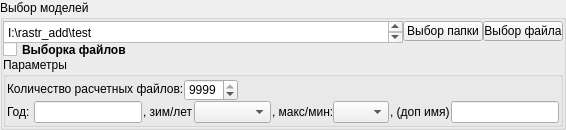
           <widget class="QGroupBox" name="gb_initial_models">
            <property name="sizePolicy">
             <sizepolicy hsizetype="Preferred" vsizetype="Fixed">
              <horstretch>0</horstretch>
              <verstretch>0</verstretch>
             </sizepolicy>
            </property>
            <property name="minimumSize">
             <size>
              <width>100</width>
              <height>0</height>
             </size>
            </property>
            <property name="maximumSize">
             <size>
              <width>16777215</width>
              <height>180</height>
             </size>
            </property>
            <property name="font">
             <font>
              <weight>50</weight>
              <bold>false</bold>
             </font>
            </property>
            <property name="title">
             <string>Выбор моделей</string>
            </property>
            <property name="flat">
             <bool>false</bool>
            </property>
            <property name="checkable">
             <bool>false</bool>
            </property>
            <property name="checked">
             <bool>false</bool>
            </property>
            <layout class="QVBoxLayout" name="verticalLayout_12">
             <property name="spacing">
              <number>0</number>
             </property>
             <property name="leftMargin">
              <number>0</number>
             </property>
             <property name="topMargin">
              <number>0</number>
             </property>
             <property name="rightMargin">
              <number>0</number>
             </property>
             <property name="bottomMargin">
              <number>0</number>
             </property>
             <item>
              <layout class="QHBoxLayout" name="horizontalLayout_3">
               <item>
                <widget class="QPlainTextEdit" name="te_path_initial_models">
                 <property name="enabled">
                  <bool>true</bool>
                 </property>
                 <property name="sizePolicy">
                  <sizepolicy hsizetype="Expanding" vsizetype="Expanding">
                   <horstretch>0</horstretch>
                   <verstretch>0</verstretch>
                  </sizepolicy>
                 </property>
                 <property name="minimumSize">
                  <size>
                   <width>300</width>
                   <height>22</height>
                  </size>
                 </property>
                 <property name="maximumSize">
                  <size>
                   <width>10000</width>
                   <height>20</height>
                  </size>
                 </property>
                 <property name="baseSize">
                  <size>
                   <width>0</width>
                   <height>35</height>
                  </size>
                 </property>
                 <property name="plainText">
                  <string>I:\rastr_add\test</string>
                 </property>
                </widget>
               </item>
               <item>
                <widget class="QPushButton" name="b_choice_path_folder">
                 <property name="maximumSize">
                  <size>
                   <width>80</width>
                   <height>20</height>
                  </size>
                 </property>
                 <property name="text">
                  <string>Выбор папки</string>
                 </property>
                </widget>
               </item>
               <item>
                <widget class="QPushButton" name="b_choice_path_file">
                 <property name="maximumSize">
                  <size>
                   <width>80</width>
                   <height>20</height>
                  </size>
                 </property>
                 <property name="text">
                  <string>Выбор файла</string>
                 </property>
                </widget>
               </item>
              </layout>
             </item>
             <item>
              <widget class="QCheckBox" name="cb_filter">
               <property name="maximumSize">
                <size>
                 <width>16777215</width>
                 <height>15</height>
                </size>
               </property>
               <property name="font">
                <font>
                 <weight>75</weight>
                 <bold>true</bold>
                </font>
               </property>
               <property name="text">
                <string>Выборка файлов</string>
               </property>
               <property name="checked">
                <bool>false</bool>
               </property>
              </widget>
             </item>
             <item>
              <widget class="QGroupBox" name="gb_filter">
               <property name="minimumSize">
                <size>
                 <width>1</width>
                 <height>60</height>
                </size>
               </property>
               <property name="maximumSize">
                <size>
                 <width>16777215</width>
                 <height>70</height>
                </size>
               </property>
               <property name="title">
                <string>Параметры</string>
               </property>
               <layout class="QVBoxLayout" name="verticalLayout_10">
                <property name="spacing">
                 <number>1</number>
                </property>
                <property name="sizeConstraint">
                 <enum>QLayout::SetNoConstraint</enum>
                </property>
                <property name="leftMargin">
                 <number>1</number>
                </property>
                <property name="topMargin">
                 <number>1</number>
                </property>
                <property name="rightMargin">
                 <number>1</number>
                </property>
                <property name="bottomMargin">
                 <number>1</number>
                </property>
                <item>
                 <layout class="QHBoxLayout" name="horizontalLayout_23">
                  <property name="spacing">
                   <number>0</number>
                  </property>
                  <property name="sizeConstraint">
                   <enum>QLayout::SetMinimumSize</enum>
                  </property>
                  <item>
                   <widget class="QLabel" name="label_27">
                    <property name="maximumSize">
                     <size>
                      <width>16777215</width>
                      <height>20</height>
                     </size>
                    </property>
                    <property name="text">
                     <string>Количество расчетных файлов:</string>
                    </property>
                   </widget>
                  </item>
                  <item>
                   <widget class="QSpinBox" name="sb_count_file">
                    <property name="minimumSize">
                     <size>
                      <width>0</width>
                      <height>22</height>
                     </size>
                    </property>
                    <property name="maximumSize">
                     <size>
                      <width>100</width>
                      <height>20</height>
                     </size>
                    </property>
                    <property name="maximum">
                     <number>9999</number>
                    </property>
                    <property name="value">
                     <number>9999</number>
                    </property>
                   </widget>
                  </item>
                  <item>
                   <spacer name="horizontalSpacer_7">
                    <property name="orientation">
                     <enum>Qt::Horizontal</enum>
                    </property>
                    <property name="sizeHint" stdset="0">
                     <size>
                      <width>40</width>
                      <height>20</height>
                     </size>
                    </property>
                   </spacer>
                  </item>
                 </layout>
                </item>
                <item>
                 <layout class="QHBoxLayout" name="horizontalLayout_5">
                  <item>
                   <widget class="QLabel" name="label_3">
                    <property name="minimumSize">
                     <size>
                      <width>26</width>
                      <height>22</height>
                     </size>
                    </property>
                    <property name="maximumSize">
                     <size>
                      <width>30</width>
                      <height>22</height>
                     </size>
                    </property>
                    <property name="text">
                     <string>Год:</string>
                    </property>
                   </widget>
                  </item>
                  <item>
                   <widget class="QLineEdit" name="le_condition_file_years">
                    <property name="minimumSize">
                     <size>
                      <width>0</width>
                      <height>22</height>
                     </size>
                    </property>
                    <property name="maximumSize">
                     <size>
                      <width>200</width>
                      <height>22</height>
                     </size>
                    </property>
                    <property name="text">
                     <string/>
                    </property>
                   </widget>
                  </item>
                  <item>
                   <widget class="QLabel" name="label_4">
                    <property name="minimumSize">
                     <size>
                      <width>50</width>
                      <height>22</height>
                     </size>
                    </property>
                    <property name="maximumSize">
                     <size>
                      <width>30</width>
                      <height>22</height>
                     </size>
                    </property>
                    <property name="text">
                     <string>, зим/лет:</string>
                    </property>
                   </widget>
                  </item>
                  <item>
                   <widget class="QComboBox" name="le_condition_file_season">
                    <property name="minimumSize">
                     <size>
                      <width>0</width>
                      <height>22</height>
                     </size>
                    </property>
                    <property name="maximumSize">
                     <size>
                      <width>16777215</width>
                      <height>22</height>
                     </size>
                    </property>
                    <item>
                     <property name="text">
                      <string/>
                     </property>
                    </item>
                    <item>
                     <property name="text">
                      <string>зим</string>
                     </property>
                    </item>
                    <item>
                     <property name="text">
                      <string>лет</string>
                     </property>
                    </item>
                    <item>
                     <property name="text">
                      <string>паводок</string>
                     </property>
                    </item>
                   </widget>
                  </item>
                  <item>
                   <widget class="QLabel" name="label_5">
                    <property name="minimumSize">
                     <size>
                      <width>60</width>
                      <height>22</height>
                     </size>
                    </property>
                    <property name="maximumSize">
                     <size>
                      <width>30</width>
                      <height>22</height>
                     </size>
                    </property>
                    <property name="text">
                     <string>, макс/мин:</string>
                    </property>
                   </widget>
                  </item>
                  <item>
                   <widget class="QComboBox" name="le_condition_file_max_min">
                    <property name="minimumSize">
                     <size>
                      <width>0</width>
                      <height>22</height>
                     </size>
                    </property>
                    <property name="maximumSize">
                     <size>
                      <width>16777215</width>
                      <height>22</height>
                     </size>
                    </property>
                    <item>
                     <property name="text">
                      <string/>
                     </property>
                    </item>
                    <item>
                     <property name="text">
                      <string>макс</string>
                     </property>
                    </item>
                    <item>
                     <property name="text">
                      <string>мин</string>
                     </property>
                    </item>
                   </widget>
                  </item>
                  <item>
                   <widget class="QLabel" name="label_6">
                    <property name="minimumSize">
                     <size>
                      <width>60</width>
                      <height>22</height>
                     </size>
                    </property>
                    <property name="maximumSize">
                     <size>
                      <width>30</width>
                      <height>22</height>
                     </size>
                    </property>
                    <property name="text">
                     <string>, (доп имя):</string>
                    </property>
                   </widget>
                  </item>
                  <item>
                   <widget class="QLineEdit" name="le_condition_file_add_name">
                    <property name="minimumSize">
                     <size>
                      <width>0</width>
                      <height>22</height>
                     </size>
                    </property>
                    <property name="maximumSize">
                     <size>
                      <width>16777215</width>
                      <height>22</height>
                     </size>
                    </property>
                    <property name="text">
                     <string/>
                    </property>
                   </widget>
                  </item>
                 </layout>
                </item>
               </layout>
              </widget>
             </item>
            </layout>
           </widget>
